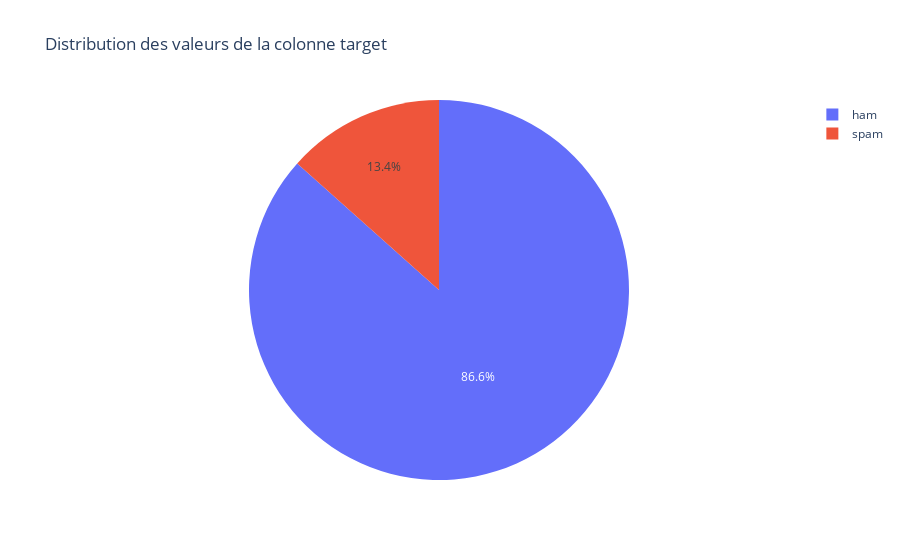

Notebook source saved alongside this figure:
### Code cell
#schéma de la distribution des valeurs de la colonne target
fig = px.pie(df, names='target', title='Distribution des valeurs de la colonne target')
fig.show()

### Figure 1 — Plotly figure (JSON) as saved in the notebook; plotly's stock layout.template omitted (floating-point values rounded to 4 significant figures; data arrays with more than 128 entries replaced by an {"elided": "..."} marker saying what was removed)
{"data": [{"domain": {"x": [0, 1], "y": [0, 1]}, "hovertemplate": "target=%{label}<extra></extra>", "labels": {"elided": "5572 str values"}, "legendgroup": "", "name": "", "showlegend": true, "type": "pie"}], "layout": {"legend": {"tracegroupgap": 0}, "title": {"text": "Distribution des valeurs de la colonne target"}}}
